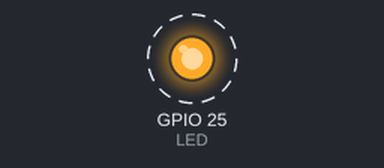
Bench run of a sketch on a simulated ESP32. Parts: output pins drawn as LEDs (lit = HIGH). Dashed ring = blinking. What the sketch prints to the serial monitor is not drawn.

Above: at 0.1 s.
Timing chart, 0 to 3.0 s (numbered marks = the images above):
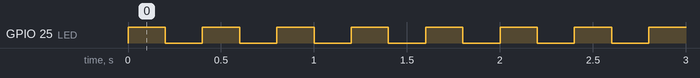

The sketch:

buzzer.ino
```cpp
/*
       CANASAT GUANESAT SCUA
*/
//LIBRARIES
//#include <SPI.h>
//#include <LoRa.h>
//#include <Adafruit_BMP085.h>

//BOARD PINOUT
//#define LMISO 19
//#define LMOSI 27
//#define LSCK 5
//#define LIRQ 26
//#define LCS 18
//#define LRST 12
//#define SDCS 2
//#define M1 33
//#define M2 32
//#define M3 25
//#define S1 14
//#define S2 15
//#define S3 13
#define BUZ 26
//#define GTX 17
//#define GRX 16
#define LED 25
//#define BAT 36
//#define NH3 39
//#define CO 34
//#define NO2 35

//OBJECTS
//Adafruit_BMP085 bmp;


//VARIABLES

void setup() {
  Serial.begin(115200);
  pinMode(BUZ, OUTPUT);
  pinMode(LED, OUTPUT);
  Serial.println("CANSAT MCC BEGIN");
  ledcSetup(0,1000,8);
  ledcAttachPin(BUZ,0);
}

void loop() {
  //BMP180
  digitalWrite(LED,HIGH);
  ledcWrite(0,255);
  delay(200);
  digitalWrite(LED,LOW);
  ledcWrite(0,0);
  delay(200);
}
```

Measured:
- by itself, GPIO 25 (LED): alternates HIGH for 0.20 s and LOW for 0.20 s
